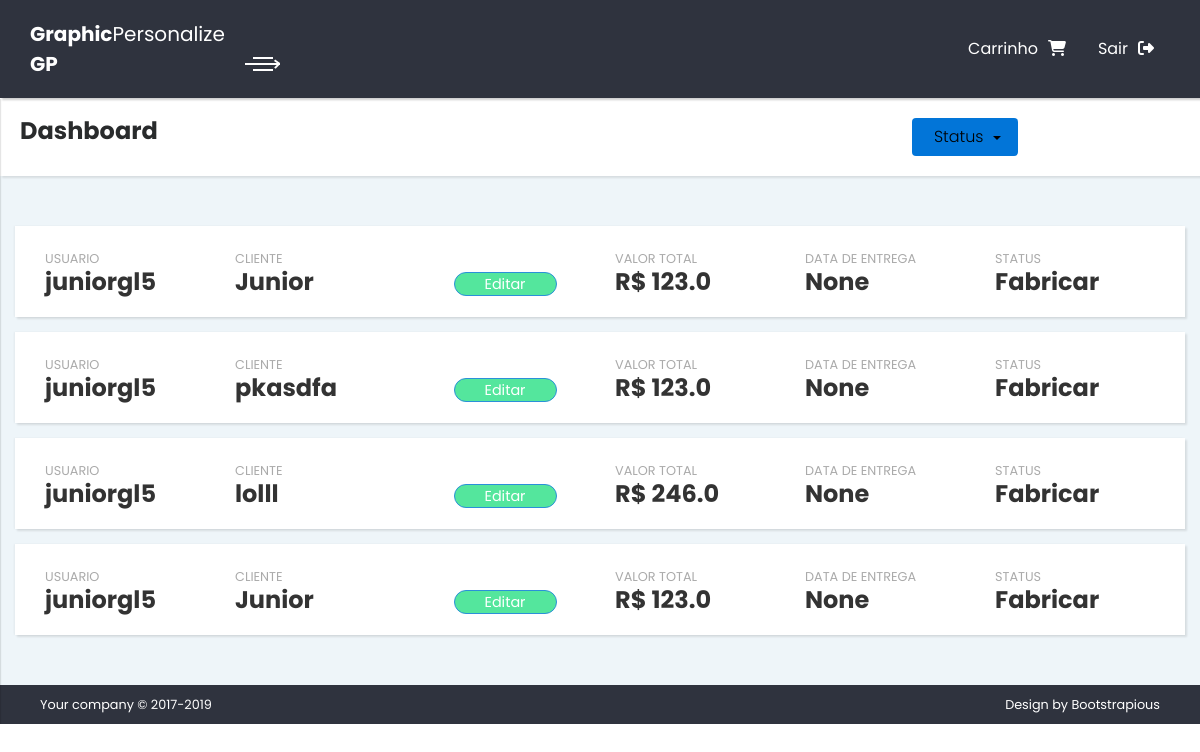
/dashboard/, run on the app's committed database.
### store/models.py (models this page shows)
class Order(models.Model):
    SHOPPING = 0
    FINISHED = 1
    FACTORY = 2
    DELIVERED = 3
    STATUS= (
        (SHOPPING, 'comprando'),
        (FINISHED, 'finalizada'),
        (FACTORY, 'fabricar'),
        (DELIVERED, 'entregue'),
    )
    name = models.CharField('Cliente', max_length= 150, null=True)
    valueTotal = models.FloatField('Valor Total', null=True, default=0)
    status = models.IntegerField('Status', choices=STATUS, default=SHOPPING)
    dateStart = models.DateTimeField('Data Compra', auto_now=True)
    dateEnd = models.DateTimeField('Data Entrega', null=True)
    user = models.ForeignKey(User, verbose_name="Usuario")
    class Meta:
        verbose_name = 'Ordem'
        verbose_name_plural = 'Ordens'
        ordering = ['dateStart']

### accounts/models.py (models this page shows, shortened)
class User(AbstractBaseUser, PermissionsMixin):
    ROOT = 0
    ADM = 1
    SALESMAN = 2
    CUSTOMER = 3
    TYPES = (
        (ROOT, 'Root'),
        (ADM, 'Administrador'),
        (SALESMAN, 'Vendedor'),
        (CUSTOMER, 'Cliente')
    )
    ACTIVATED = 0
    DISABLED = 1
    BLOCKED = 2
    STATUS = (
        (ACTIVATED, 'activated'),
        (DISABLED, 'disabled'),
        (BLOCKED, 'blocked'),
    )
    name = models.CharField('Nome', max_length=150)
    email = models.EmailField('Email', unique=True)
    phone = models.CharField('Telefone', max_length=40, null=True)
    status = models.IntegerField('Status', choices=STATUS, default=ACTIVATED)
    username = models.CharField('Usuário', max_length=30, unique=True, validators=[
    validators.RegexValidator(
        re.compile('^[\w.@+-]+$'),
            'Informe o nome de usuário válido',
            'Este valor deve conter apenas letras, números '
            'e os caracteres: @/./+/-/_ .',
            'Inválido'
            )
        ], help_text='Um nome curto que será usado para identificá-lo de forma única no sistema'
    )
    nivel = models.IntegerField('Nível', choices=TYPES, default=CUSTOMER)
    is_staff = models.BooleanField('Equipe', default=False)
    is_active = models.BooleanField('Ativo', default=True)
    USERNAME_FIELD = 'username'
    REQUIRED_FIELDS = ['email', 'name']
    objects = UserManager()
    class Meta:
        verbose_name = 'Usuário'
        verbose_name_plural = 'Usuários'
        ordering = ['name']
    def __str__(self):
        return self.name

### store/viewsdashboard.py (the view)
class DashboardView(ListView):
    model = Order
    context_object_name = 'order'
    template_name = 'dashboard.html'
    paginate_by = 10
    def get_queryset(self):
        filtro = self.request.GET.get('filtro')
        if filtro is not None:
            if filtro == 'finalizada':
                queryset = Order.objects.filter(status=1)
            if filtro == 'entregue':
                queryset = Order.objects.filter(status=3)
            if filtro == 'fabricar':
                queryset = Order.objects.filter(status=2)
        else:
            queryset = Order.objects.filter(status=2)
        return queryset

### store/templates/dashboard.html (shortened to what this page needs)
{% extends "base_dashboard.html" %}
{% block content %}
<div class="page-header">
<div class="row">
    <div class="col-lg-4">
        <h1>Dashboard</h1>
    </div>
    <div class="col-lg-2 offset-lg-5">
      <div class="dropdown">
        <button class="btn bg-primary dropdown-toggle" type="button" id="dropdownMenuButton" data-toggle="dropdown" aria-haspopup="true" aria-expanded="false">
           Status
        </button>
      </div>
    </div>
  </div>
</div>
<section class="client">
  <div class="container-fluid">
    <div class="row">
     <div class="statistics col-lg-12 col-12">
       {% for ord in order %}
        <div class="row statistic d-flex align-items-center bg-white has-shadow">
            <div class="col-lg-2">
                <div class="text"><small>Usuario</small><br><strong>{{ord.user}}</strong></div>
            </div>
            <div class="col-lg-2">
                <div class="text"><small>Cliente</small><br><strong>{{ord.name}}</strong></div>
            </div>
            <div class="col-lg-2 text-center client-title">
                <a href="{% url 'store:detail_order' ord.pk %}" class="btn btn-primary">Editar</a>
            </div>
            <div class="col-lg-2">
                <div class="text"><small>Valor Total</small><br><strong>R$ {{ord.valueTotal}}</strong></div>
            </div>
            <div class="col-lg-2">
                <div class="text"><small>Data De Entrega</small><br><strong>{{ord.dateEnd}}</strong></div>
            </div>
            <div class="col-lg-2">
               <div class="text"><small>Status</small><br><strong>
                   {% if ord.status == 2 %} Fabricar {% endif %}
               </strong></div>
            </div>
        </div>
       {% endfor %}
     </div>
    </div>
  </div>
</section>
{% endblock  %}

### core/static/css/style.blue.css (style rules this page uses)
body { overflow-x: hidden; }
a, i, span { display: inline-block; text-decoration: none; transition: all 0.3s; }
section { padding: 50px 0; }
.container-fluid { padding: 0 30px; }
.page-header { background: #fff; padding: 20px; box-shadow: 2px 2px 2px rgba(0, 0, 0, 0.1); position: relative; z-index: 99; }
button, input { outline: none !important; }
.bg-white { background: #fff !important; }
.has-shadow { box-shadow: 2px 2px 2px rgba(0, 0, 0, 0.1), -1px 0 2px rgba(0, 0, 0, 0.05); }
.statistic { padding: 20px 15px; margin-bottom: 15px; }
.statistic:last-of-type { margin-bottom: 0; }
.statistic strong { font-size: 1.5em; color: #333; font-weight: 700; line-height: 1; }
.statistic small { color: #aaa; text-transform: uppercase; }
.client .client-title { margin-top: 20px; }
.client .client-title a { padding: 2px 30px; border-radius: 40px; background: #54e69d; color: #fff; margin-top: 5px; font-size: 0.9em; text-decoration: none; }
button, input[type='submit'] { cursor: pointer; font-family: inherit; font-weight: 300 !important; }
.btn { font-weight: normal; line-height: 1.25; border: 1px solid transparent; padding: 0.5rem 1rem; font-size: 1rem; border-radius: 0.25rem; transition: all 0.2s ease-in-out; }
.btn-primary { color: #fff; background-color: #2b90d9; border-color: #2b90d9; }
body { font-family: "Poppins", sans-serif; font-size: 1rem; font-weight: normal; line-height: 1.5; color: #292b2c; background-color: #fff; }
a { color: #2b90d9; text-decoration: none; }
h1, h2, h3, h4, h5, h6, .h1, .h2, .h3, .h4, .h5, .h6 { margin-bottom: 0.5rem; font-family: "Poppins", sans-serif; font-weight: 700; line-height: 1.1; color: inherit; }
h1, .h1 { font-size: 1.5rem; }

### data on the page
Order: user "juniorgl5", name "Junior", valueTotal "123.0", dateEnd "None", status "Fabricar"
Order: user "juniorgl5", name "pkasdfa", valueTotal "123.0", dateEnd "None", status "Fabricar"
Order: user "juniorgl5", name "lolll", valueTotal "246.0", dateEnd "None", status "Fabricar"
Order: user "juniorgl5", name "Junior", valueTotal "123.0", dateEnd "None", status "Fabricar"
